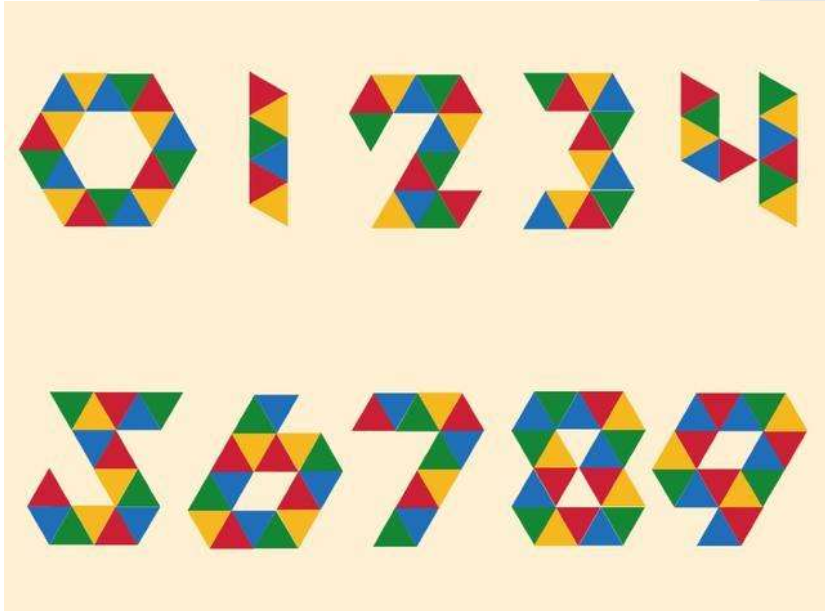
#> input picture 11_字符验证码/test5.jpg, 825 x 611 px
$ python '迭代法二值化转化.py'
#> lines starting #> are read from the running program, lines starting #| are printed output that depends on the picture; after the words box and inside, x2 and y2 are one past the last pixel; in counts of white or black regions, pixels touching at a corner belong together
#!/usr/bin/env python
# -*- coding: utf-8 -*-
"""
__author__ = 'Ding'
__time__ = '2018/12/12'
              ///////////////////////////////////////////////////
              //                    _ooOoo_                    //
              //                   o8888888o                   //
              //                   88" . "88                   //
              //                   (| -_- |)                   //
              //                   O\  =  /O                   //
              //                ____/`---'\____                //
              //              .'  \\|     |//  `.              //
              //             /  \\|||  :  |||//  \             //
              //            /  _||||| -:- |||||-  \            //
              //            |   | \\\  -  /// |   |            //
              //            | \_|  ''\---/''  |   |            //
              //            \  .-\__  `-`  ___/-. /            //
              //          ___`. .'  /--.--\  `. . __           //
              //       ."" '<  `.___\_<|>_/___.'  >'"".        //
              //      | | :  `- \`.;`\ _ /`;.`/ - ` : | |      //
              //      \  \ `-.   \_ __\ /__ _/   .-` /  /      //
              // ======`-.____`-.___\_____/___.-`____.-'====== //
              //                    `=---='                    //
              //                佛祖保佑  永无BUG                //
              ///////////////////////////////////////////////////
"""
from PIL import Image


# 最优的就是这个迭代法
def iterGetThreshold(img, pixdata, width, height):
	pixPrs = pixBac = []  # 用于统计前景和背景平均阈值
	threshold = 0
	pixel_min, pixel_max = img.getextrema()  # 获得图片中最大和最小灰度值
	newThreshold = int((pixel_min + pixel_max) / 2)  # 初始阈值

	while True:
		if abs(threshold - newThreshold) < 5:  # 差值小于5,退出
			break
		for y in range(height):
			for x in range(width):
				if pixdata[x, y] >= newThreshold:
					pixBac.append(pixdata[x, y])  # 大于阈值 为背景
				else:
					pixPrs.append(pixdata[x, y])  # 小于， 前景

		avgPrs = sum(pixPrs) / len(pixPrs)
		avgBac = sum(pixBac) / len(pixBac)
		threshold = newThreshold
		newThreshold = int((avgPrs + avgBac) / 2)

	return newThreshold


def binary(img, threshold=None):
	img = img.convert('L')  # 转为灰度图
	pixdata = img.load()
	width, height = img.size

	if not threshold:
		# threshold = sum(img.getdata()) / (width * height)  # 通过平均值给阈值
		threshold = iterGetThreshold(img, pixdata, width, height)  # 通过迭代法求阈值
	# 遍历所有像素，大于阈值的为白色
	# pass
	for y in range(height):
		for x in range(width):
			if pixdata[x, y] < threshold:
				pixdata[x, y] = 0
			else:
				pixdata[x, y] = 255

	return img


img = Image.open('test5.jpg')
#> img is the input picture: PIL image 825x611 RGB; mean R, G, B 223.6, 210.5, 181.9
img = binary(img)
#> in binary, `img = img.convert('L')`:
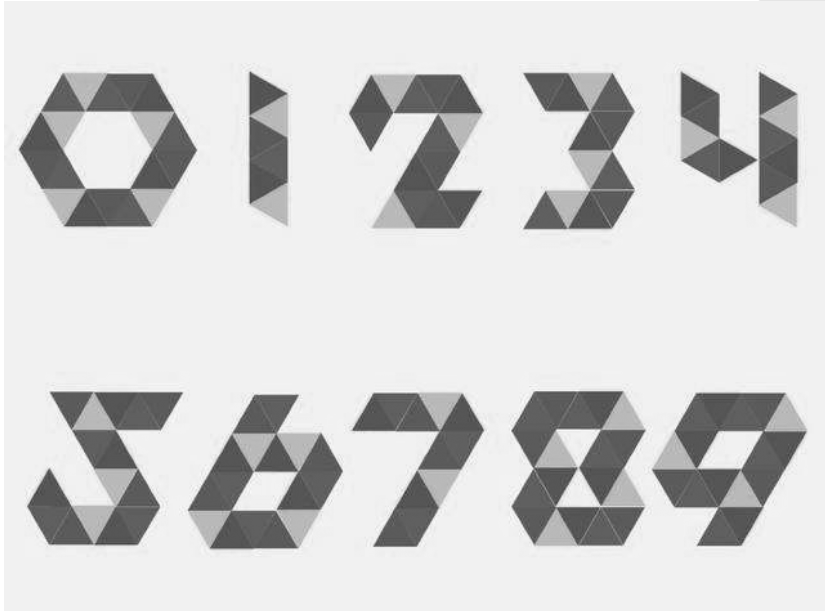
#> img: PIL image 825x611 L; min 52, max 255, mean 211
#> in iterGetThreshold, `pixel_min, pixel_max = img.getextrema()`: pixel_min = 52; pixel_max = 255
#> in iterGetThreshold, `newThreshold = int((pixel_min + pixel_max) / 2)`: newThreshold = 153
#> the loop in iterGetThreshold, `while True:` made 3 passes
#> threshold on pass 1: 153
#> in binary, `threshold = iterGetThreshold(img, pixdata, width, height)`: threshold = 210
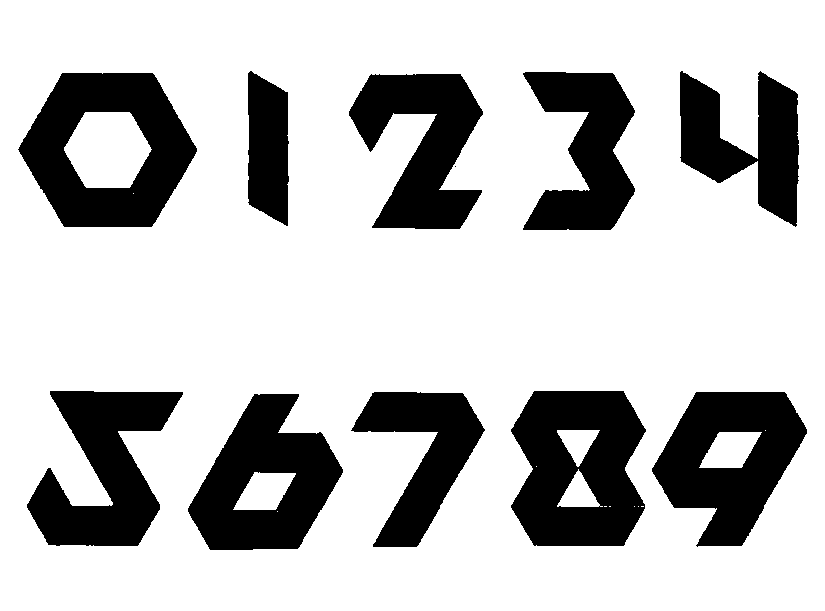
#> img: PIL image 825x611 L; 76.1% white; 11 black regions (1 under 20 px), largest, box (x1, y1, x2, y2) and area: (511, 391, 646, 546) 15768, (18, 73, 197, 227) 15681, (188, 394, 343, 550) 14056
img = binary(img, 127)
img.show()

$ run again, with 11_字符验证码/test3.jpg copied over 11_字符验证码/test5.jpg
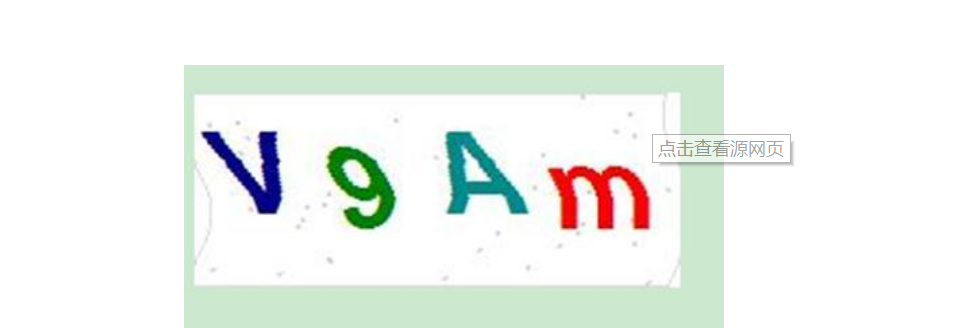
#> input picture 11_字符验证码/test3.jpg, 957 x 328 px
#> img is the input picture: PIL image 957x328 RGB; mean R, G, B 239.1, 243.3, 239.4
#> in binary, `img = img.convert('L')`:
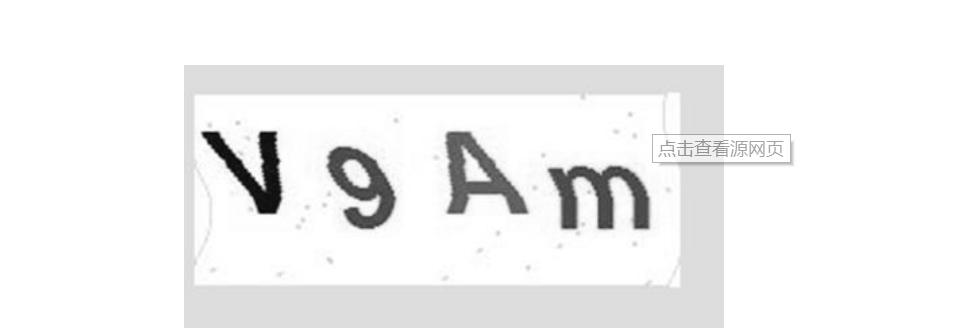
#> img: PIL image 957x328 L; min 8, max 255, mean 241.6
#> pixel_min = 8; pixel_max = 255
#> newThreshold = 131
#> the loop in iterGetThreshold, `while True:` made 3 passes
#> threshold on pass 1: 131
#> in binary, `threshold = iterGetThreshold(img, pixdata, width, height)`: threshold = 241
#> `img = binary(img)`:
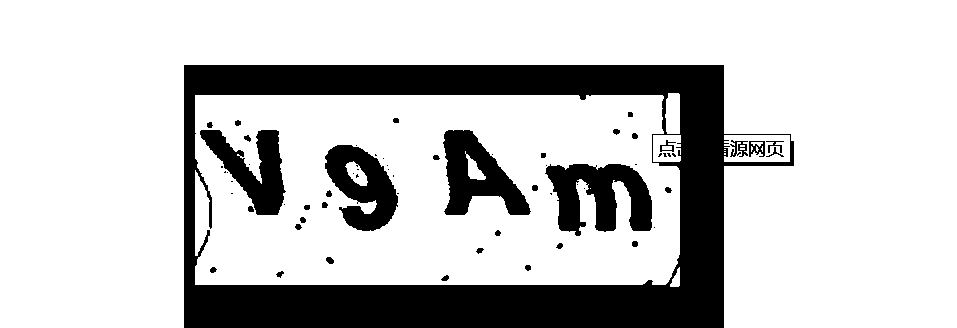
#> img: PIL image 957x328 L; 78.3% white; 64 black regions (28 under 20 px), largest, box (x1, y1, x2, y2) and area: (184, 65, 794, 328) 51065, (545, 164, 652, 236) 4670, (443, 130, 531, 215) 3914

$ run again, with 11_字符验证码/test4.jpg copied over 11_字符验证码/test5.jpg
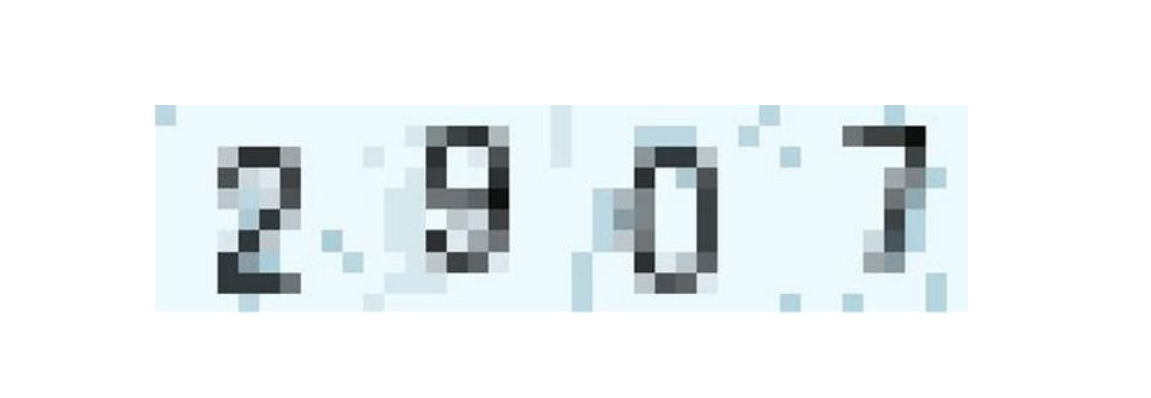
#> input picture 11_字符验证码/test4.jpg, 1151 x 398 px
#> img is the input picture: PIL image 1151x398 RGB; mean R, G, B 236.9, 241.7, 243.4
#> pixel_min = 1; pixel_max = 255
#> newThreshold = 128
#> the loop in iterGetThreshold, `while True:` made 3 passes
#> threshold on pass 1: 128
#> in binary, `threshold = iterGetThreshold(img, pixdata, width, height)`: threshold = 240
#> `img = binary(img)`:
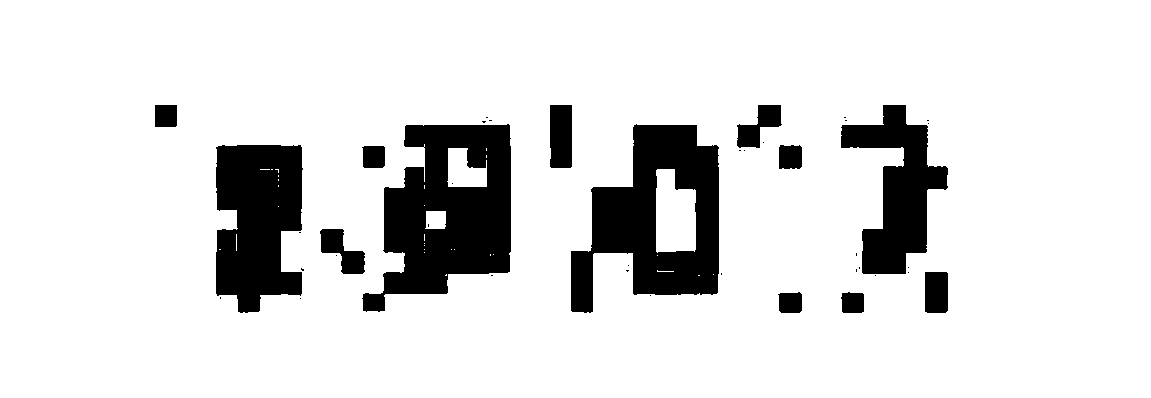
#> img: PIL image 1151x398 L; 87% white; 41 black regions (28 under 20 px), largest, box (x1, y1, x2, y2) and area: (362, 124, 511, 312) 16869, (571, 124, 719, 313) 15248, (216, 145, 303, 313) 11850
